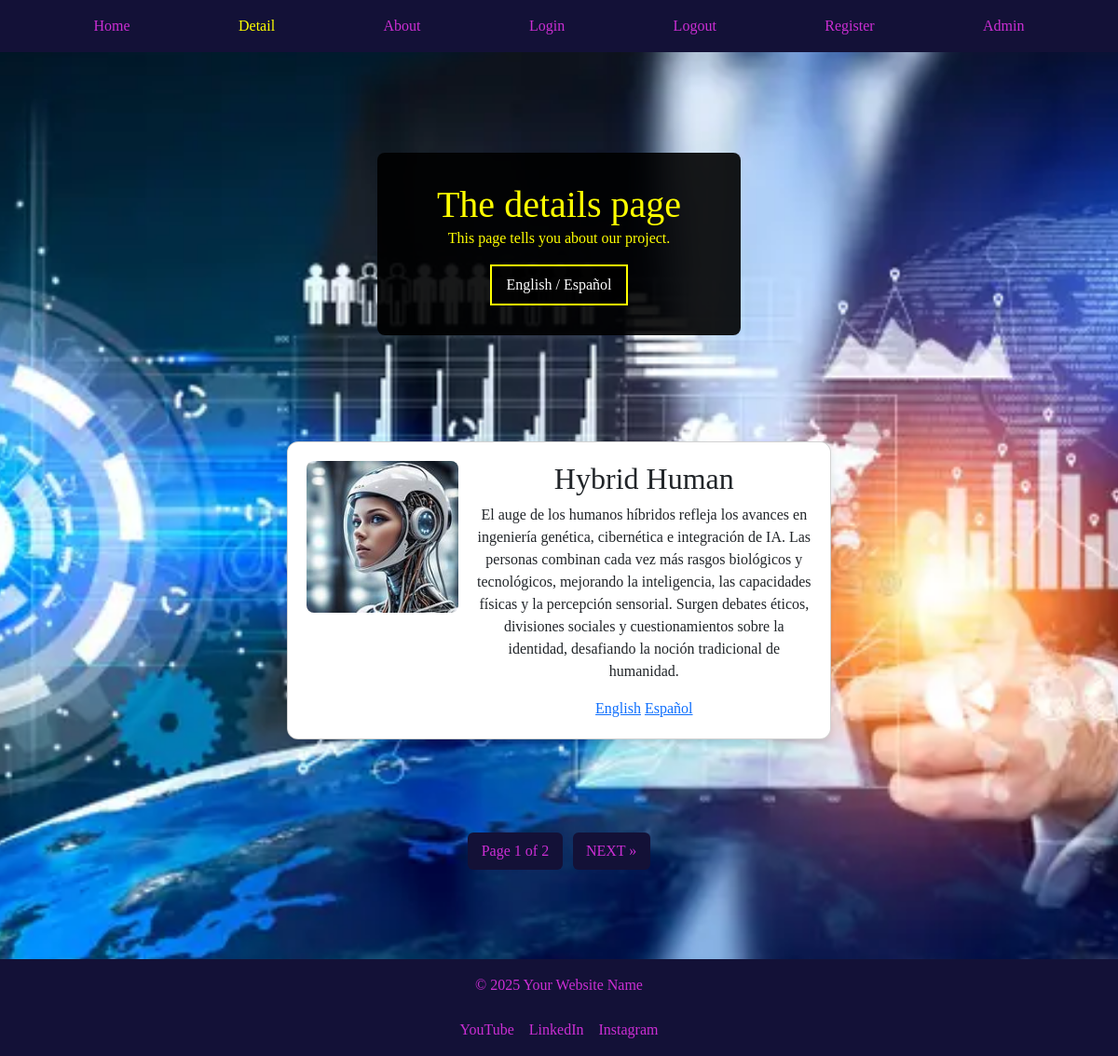
The app's page /detail/?lang=es with its own data.
### next_project/models.py (models this page shows, shortened)
class CardText(models.Model):
    title = models.CharField(max_length=20)
    content = models.TextField()
    image_name = models.CharField(
        max_length=100,
        help_text="Enter the image filename (eg 'An image of...)",
        default='default.jpg',
        blank=True
    )

class CardTextTranslation(models.Model):
    LANGUAGE_CHOICES = [
        ('en', 'English'),
        ('es', 'Spanish'),
    ]
    card = models.ForeignKey(
        CardText,
        related_name='translations',
        on_delete=models.CASCADE
    )
    language = models.CharField(max_length=5, choices=LANGUAGE_CHOICES)
    content = models.TextField()

### next_project/views.py (the view, shortened to what this page needs)
# urls.py: path('detail/', views.detail_view, name='detail'),
def detail_view(request):
    lang = request.GET.get('lang', 'en')
    card_text = CardText.objects.all()
    paginator = Paginator(card_text, 1)  # 1 card per page
    page_number = request.GET.get('page')
    page_obj = paginator.get_page(page_number)
    card = page_obj[0] if page_obj else None
    if card:
        translation = card.translations.filter(language=lang).first()
        content = translation.content if translation else (
            card.content or 'Content coming soon.')
    return render(request, "next_project/detail.html", {
        'card': card,
        'content': content,
        'active_tab': 'detail',
        'page_obj': page_obj,
        'is_paginated': page_obj.has_other_pages(),
    })

### next_project/templates/next_project/detail.html (shortened to what this page needs)
{% extends 'next_project/base.html' %}
{% load static %}
{% block content %}
<section class="hero">
    <div class="hero-overlay">
        <h1 data-i18n="detail_title" class="color">The details page</h1>
        <p data-i18n="detail_content" class="color">This page tells you about our project.</p>
        <button id="switch-lang">English / Español</button>
    </div>
</section>
<div class="card">
    <div class="card-image-container">
        <a href="{% url 'detail' %}">
            <img src="{% static 'images/'|add:card.image_name %}" alt="{{ card.title }}" class="card-image">
        </a>
    </div>
    <div class="card-text">
        <h2 class="card-title">{{ card.title }}</h2>
        <p class="card-content">{{ content }}</p>
        <div class="lang-switch">
            <a href="{% url 'detail' %}?lang=en">English</a>
            <a href="{% url 'detail' %}?lang=es">Español</a>
        </div>
    </div>
</div>
  <div class="pagination-container">
      <nav aria-label="Page navigation">
        <ul class="pagination justify-content-center">
          <li class="page-item disabled">
            <span class="page-link">Page {{ page_obj.number }} of {{ page_obj.paginator.num_pages }}</span>
          </li>
          {% if page_obj.has_next %}
          <li class="page-item">
            <a href="?page={{ page_obj.next_page_number }}" class="page-link">NEXT &raquo;</a>
          </li>
          {% endif %}
        </ul>
      </nav>
    </div>
{% endblock %}

### next_project/templates/next_project/base.html (shortened to what this page needs)
{% load static %}
<!DOCTYPE html>
<html lang="en">
<head>
    <link href="https://cdn.jsdelivr.net/npm/bootstrap@5.3.8/dist/css/bootstrap.min.css" rel="stylesheet"
>
    <link rel="stylesheet" href="{% static 'next_project/CSS/style.css' %}">
</head>
<body>
    <nav class="site-nav">
        <div class="nav-links" id="navLinks">
            <a href="{% url 'index' %}" class="{% if active_tab == 'index' %}active{% endif %}">
                Home
            </a>
            <a href="{% url 'detail' %}" class="{% if active_tab == 'detail' %}active{% endif %}">
                Detail
            </a>
            <a href="{% url 'about' %}" class="{% if active_tab == 'about' %}active{% endif %}">
                About
            </a>
            <a href="{% url 'login' %}" class="{% if active_tab == 'login' %}active{% endif %}">
                Login
            </a>
            <a href="{% url 'logout' %}" class="{% if active_tab == 'logout' %}active{% endif %}">
                Logout
            </a>
            <a href="{% url 'register' %}" class="{% if active_tab == 'register' %}active{% endif %}">
                Register
            </a>
            <a href="{% url 'admin:index' %}" class="{% if active_tab == 'admin:index' %}active{% endif %}">
                Admin
            </a>
        </div>
    </nav>
    <main>
        {% block content %}{% endblock %}
    </main>
    <footer>
        <p>&copy; 2025 Your Website Name</p>
        <div class="social-links">
            <a href="https://www.youtube.com" target="_blank" aria-label="YouTube">YouTube</a>
            <a href="https://www.linkedin.com" target="_blank" aria-label="LinkedIn">LinkedIn</a>
            <a href="https://www.instagram.com" target="_blank" aria-label="Instagram">Instagram</a>
        </div>
    </footer>
</body>
</html>

### next_project/static/next_project/CSS/style.css (style rules this page uses)
* { box-sizing: border-box; margin: 0; padding: 0; }
html, body { height: 100%; font-family: "Times New Roman", Times, serif; }
body { display: flex; flex-direction: column; min-height: 100vh; padding-top: 4.375rem; background-image: url("/static/images/techimage.jpg"); background-repeat: no-repeat; background-position: center center; background-size: cover; background-attachment: fixed; image-rendering: auto; }
main { flex: 1; display: flex; flex-direction: column; align-items: center; text-align: center; justify-content: flex-start; padding: 2rem 1rem; gap: 2rem; }
.site-nav { position: fixed; top: 0; left: 0; width: 100%; z-index: 1000; background-color: #131137; padding: 1rem; display: flex; justify-content: space-around; gap: 2rem; flex-wrap: wrap; }
nav a { color: rgb(203 46 211); text-decoration: none; transition: color 0.3s; }
nav a.active { color: yellow; }
.nav-links { display: flex; gap: 2rem; width: 100%; justify-content: space-evenly; }
.nav-links a:last-child { grid-column: 1 / -1; justify-self: center; }
.color { color: yellow; }
.hero { display: flex; justify-content: center; align-items: center; height: 40vh; position: relative; }
.hero-overlay { background-color: rgba(0, 0, 0, 0.9); padding: 2rem 4rem; border-radius: 8px; text-align: center; display: inline-block; }
.hero-overlay h1 { color: yellow; margin: 0; }
#switch-lang { background-color: rgba(0, 0, 0, 0.9); color: white; border: 2px solid yellow; padding: 8px 16px; cursor: pointer; transition: background-color 0.3s, color 0.3s; }
.card { display: flex; flex-direction: row; gap: 20px; width: 50%; max-width: 1200px; margin: 20px auto; background: #fff; border-radius: 12px; padding: 20px; box-shadow: 0 4px 8px rgba(0,0,0,0.1); }
.card-image-container { flex: 0 0 30%; }
.card-image { width: 100%; height: auto; border-radius: 8px; display: block; }
.card-text { flex: 1; }
.pagination-container { margin: 3rem 0; }
.pagination { display: flex; gap: 0.75rem; }
.pagination .page-item { list-style: none; }
.pagination .page-link { background-color: #131137; color: rgb(203 46 211); border: none; border-radius: 6px; padding: 0.5rem 0.9rem; font-weight: 500; text-decoration: none; transition: background-color 0.3s ease, color 0.3s ease; }
.pagination .page-item.disabled .page-link, .pagination .page-item.disabled .page-link:hover, .pagination .page-item.disabled .page-link:focus { background-color: #131137; color: rgb(203 46 211); cursor: pointer; pointer-events: none; }
footer { width: 100%; padding: 1rem; box-sizing: border-box; text-align: center; }
footer { background-color: #131137; color: rgb(203 46 211); padding: 1rem; display: flex; flex-direction: column; align-items: center; gap: 0.5rem; width: 100%; box-sizing: border-box; }
.social-links { display: flex; justify-content: center; gap: 1rem; flex-wrap: wrap; }
.social-links a { color: rgb(203 46 211); text-decoration: none; transition: color 0.3s; }

### records on screen
CardText: image_name (picture), title "Hybrid Human"
CardTextTranslation: content "El auge de los humanos híbridos refleja los avances en ingeniería genética, cibernética e integración de IA. Las personas combinan cada vez más rasgos biológicos y tecnológicos, mejorando la inteligencia, las capacidades físicas y la percepción sensorial. Surgen debates éticos, divisiones sociales y cuestionamientos sobre la identidad, desafiando la noción tradicional de humanidad."

### other values on screen
{{ page_obj.number }} "1"
{{ page_obj.paginator.num_pages }} "2"
